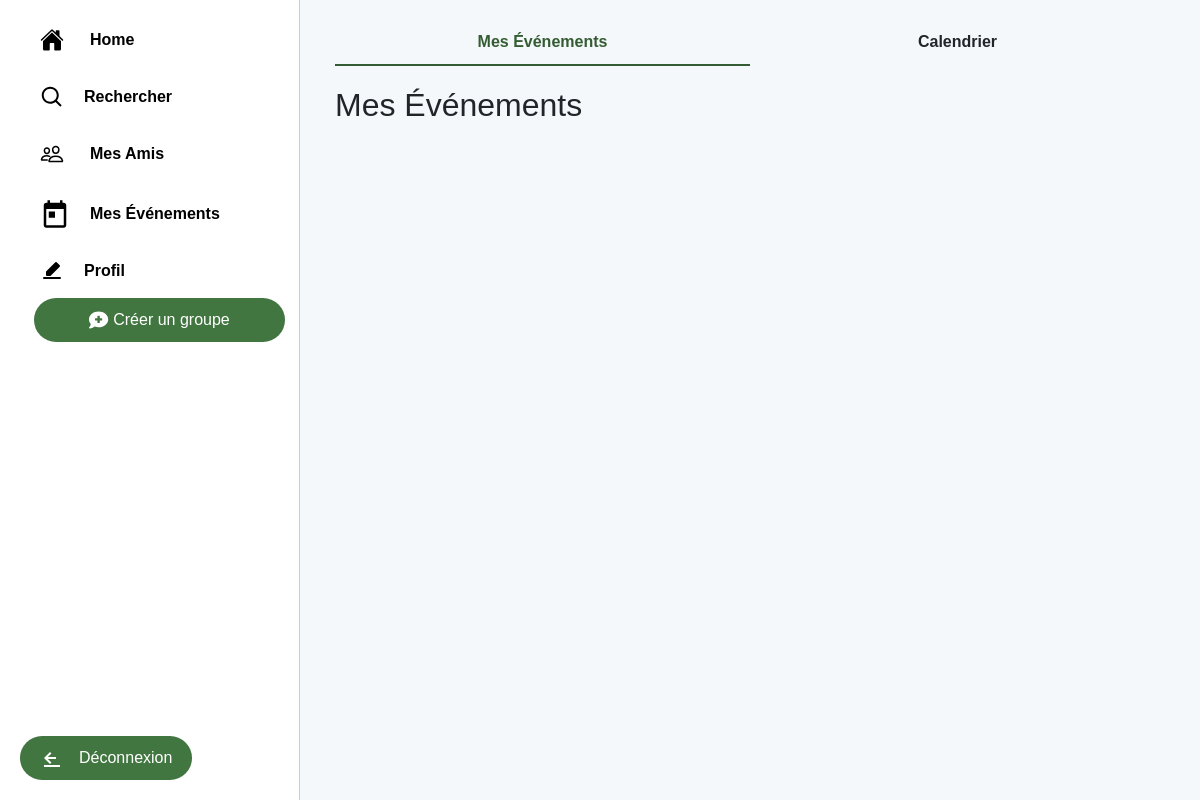
/sorties/mes_evenements/ (signed in), run on an earlier commit of the app's database.
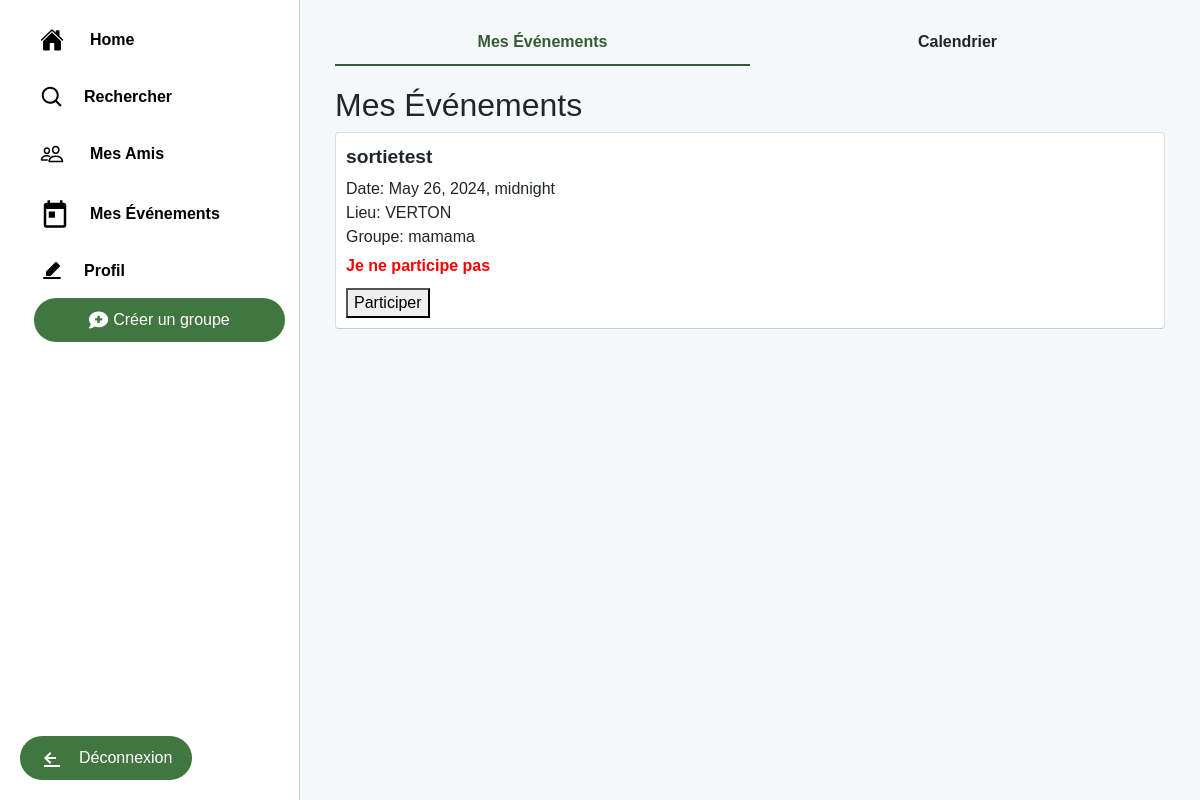
And on a later commit of the database.
### sorties/models.py (models this page shows, shortened)
class SortieProposee(models.Model):
    groupe = models.ForeignKey(GroupeAmis, on_delete=models.CASCADE)
    nom = models.CharField(max_length=100)
    description = models.TextField()
    date = models.DateTimeField()
    lieu = models.CharField(max_length=100)
    createur = models.ForeignKey(User, on_delete=models.CASCADE)
    participants = models.ManyToManyField(User, related_name='sorties_participants', through='Participation')

class GroupeAmis(models.Model):
    nom = models.CharField(max_length=100)
    createur = models.ForeignKey(User, related_name='groupes_crees', on_delete=models.CASCADE)
    membres = models.ManyToManyField(User, related_name='groupes')
    administrateur = models.ForeignKey(User, related_name='groupes_administres', on_delete=models.CASCADE)

### sorties/views.py (the view)
# urls.py: path('mes_evenements/', views.mes_evenements, name='mes_evenements'),
@login_required
def mes_evenements(request):
    user_groups = GroupeAmis.objects.filter(membres=request.user)
    all_events = SortieProposee.objects.filter(groupe__in=user_groups).select_related('groupe')
    user_participations = Participation.objects.filter(membre=request.user, vient=True).select_related('sortie')
    participation_status = {participation.sortie.id: 'Je participe' for participation in user_participations}
    context = {
        'all_events': all_events,
        'participation_status': participation_status
    }
    return render(request, 'sorties/mes_evenements.html', context)

### sorties/templates/sorties/mes_evenements.html (shortened to what this page needs)
{% extends "sorties/base.html" %}
{% block content %}
    <div class="tabs">
        <div class="tab active" id="tab-list">Mes Événements</div>
        <div class="tab" id="tab-calendar">Calendrier</div>
    </div>
    <div id="content-list" class="tab-content active">
        <h2>Mes Événements</h2>
        <ul class="list-group">
            {% for event in all_events %}
                <li class="list-group-item">
                    <span class="event-name">{{ event.nom }}</span>
                    <div class="event-details">
                        <span>Date: {{ event.date }}</span><br>
                        <span>Lieu: {{ event.lieu }}</span><br>
                        <span>Groupe: {{ event.groupe.nom }}</span>
                    </div>
                    {% if event.id in participation_status %}
                        <span class="event-status">Je participe</span>
                        <form method="post" action="{% url 'toggle_participation' event.id %}" class="toggle-participation">
                            {% csrf_token %}
                            <button type="submit">Annuler participation</button>
                        </form>
                    {% else %}
                        <span class="event-status not-participating">Je ne participe pas</span>
                        <form method="post" action="{% url 'toggle_participation' event.id %}" class="toggle-participation">
                            <button type="submit">Participer</button>
                        </form>
                    {% endif %}
                </li>
            {% endfor %}
        </ul>
    </div>
{% endblock %}

What changed in the data, as far as the page shows it:
added SortieProposee: nom "sortietest", date "May 26, 2024, midnight", lieu "VERTON", groupe.nom "mamama", shows "Je ne participe pas"
